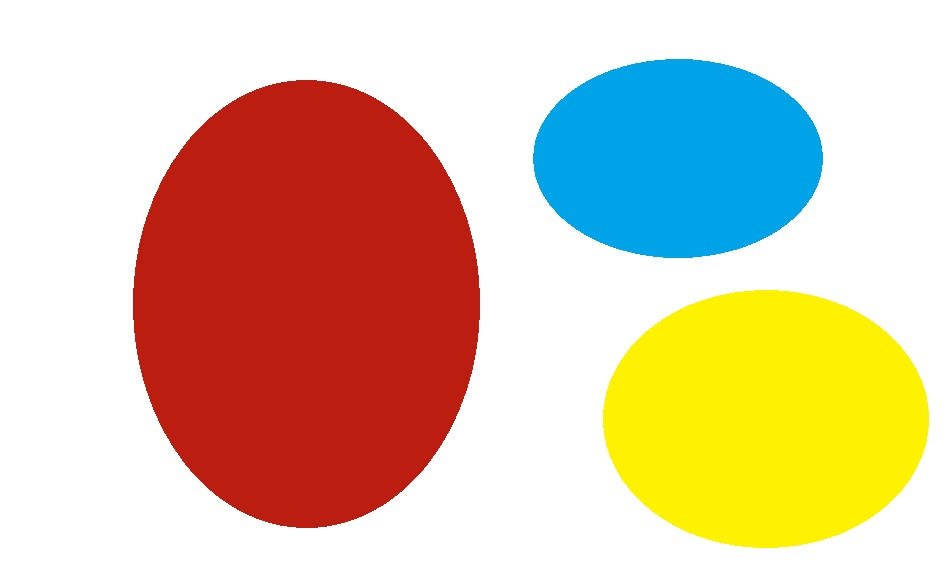
#> input picture 4.jpg, 944 x 580 px, given in place of the camera
$ python main.py
#> lines starting #> are read from the running program, lines starting #| are printed output that depends on the picture; after the words box and inside, x2 and y2 are one past the last pixel; in counts of white or black regions, pixels touching at a corner belong together
import numpy as np
import cv2
import imutils

vid = cv2.VideoCapture(0)

while(True):

    ret, img = vid.read()
#> img is the input picture: shape (580, 944, 3); mean B, G, R 169.2, 195.4, 218.5
    #img = imutils.resize(img, width=1080)
    maskk = cv2.cvtColor(img, cv2.COLOR_BGR2HSV)
#> maskk: shape (580, 944, 3); mean H, S, V 15.9, 103.5, 237.6
    kirmizi_min=np.array([0,100,20])
    kirmizi_maks=np.array([10,255,255])
    #imgg = img.copy()
    maske = cv2.inRange(maskk, kirmizi_min, kirmizi_maks)
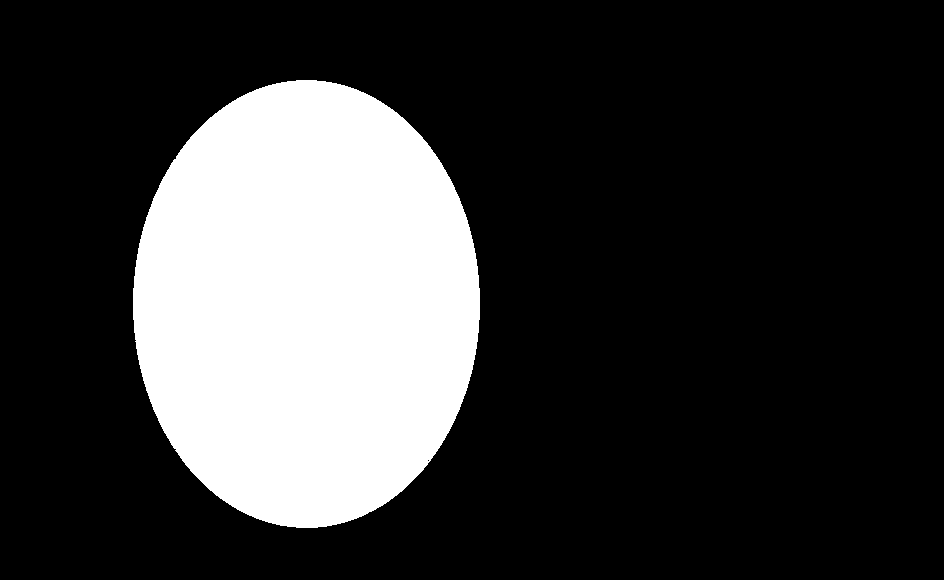
#> maske: shape (580, 944); 22.3% white; 1 white region, box (x1, y1, x2, y2) and area: (133, 80, 480, 528) 122065
    img = cv2.bitwise_and(img, img, mask=maske)
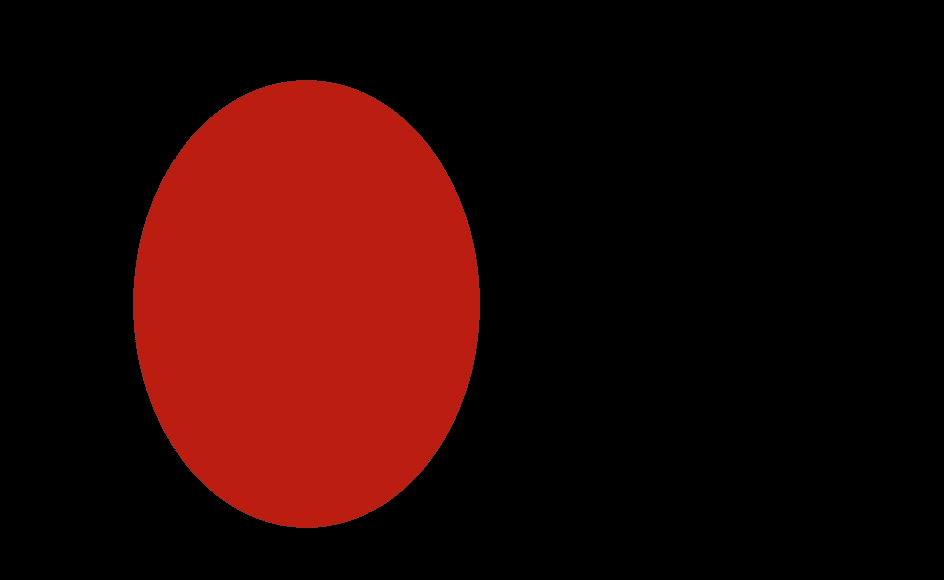
#> img: shape (580, 944, 3); mean B, G, R 3.8, 6.5, 41.6
    gray = cv2.cvtColor(img, cv2.COLOR_BGR2GRAY)
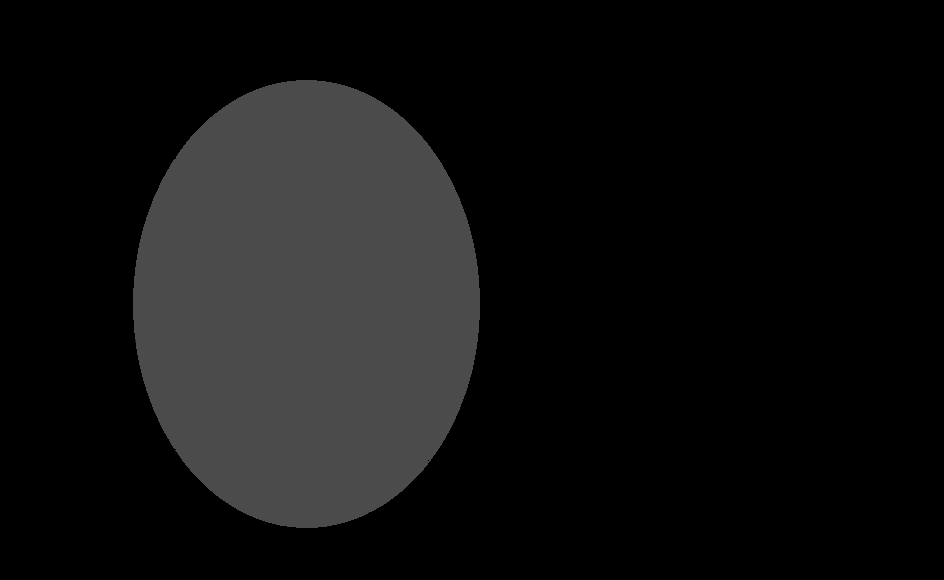
#> gray: shape (580, 944); min 0, max 83, mean 16.7
    blur = cv2.GaussianBlur(gray, (5, 5), 0)
    canny = cv2.Canny(blur, 55, 100)
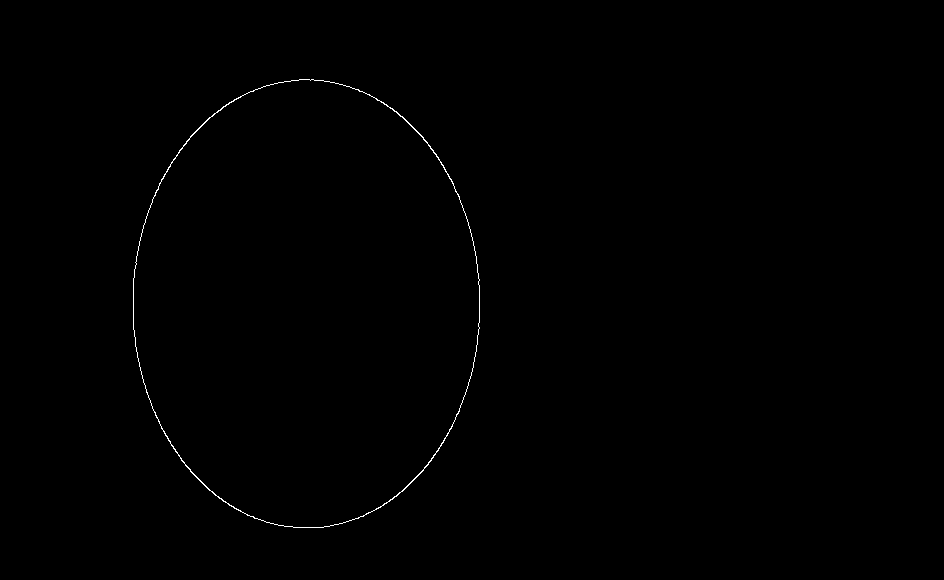
#> canny: shape (580, 944); 0.26% white in thin lines or dots, all inside (x1, y1, x2, y2) = (133, 79, 480, 528)
    _, thresh = cv2.threshold(blur, 0, 255, cv2.THRESH_BINARY_INV + cv2.THRESH_OTSU)
#> thresh: shape (580, 944); 77.7% white; 1 black region
    contours, hierarchy = cv2.findContours(thresh, cv2.RETR_LIST, cv2.CHAIN_APPROX_NONE)
#> contours = 2 contours; box (x1, y1, x2, y2) and area: (0, 0, 944, 580) 545997, (132, 79, 481, 529) 122633
    for contour in contours:
        x, y, w, h = cv2.boundingRect(contour)
        rect = cv2.minAreaRect(contour)
        alan = cv2.contourArea(contour)
        if alan < 500000 and alan > 20000:
            #cv2.drawContours(imgg, contour, -1, (255, 0, 0), 3)
            moments = cv2.moments(contour)
            if moments['m00'] != 0.0:  # kütle merkezini bulma
                cx = int(moments['m10'] / moments['m00'])
                cy = int(moments['m01'] / moments['m00'])
            #cv2.circle(imgg, (cx, cy), 5, (255, 0, 0), -1)
            # print(cx,cy)
            approx = cv2.approxPolyDP(contour, 0.04 * cv2.arcLength(contour, True), True)  # şekil tespiti için köşelere bakma
            M = cv2.moments(contour)
            if M['m00'] != 0.0:
                x = int(M['m10'] / M['m00'])
                y = int(M['m01'] / M['m00'])
            if len(approx) > 5:
                sekil = "daire"
                #cv2.putText(imgg, 'hedef', (x, y),
                 #           cv2.FONT_HERSHEY_SIMPLEX, 0.7, (255, 0, 0), 2)
                if cx>=360 and cx <= 720 and cy >=208 and cy <=416:
                    print("--------------------------\n\n\n\n")
                    print("görev tamamlandı\n\n\n\n")
                    print("--------------------------\n\n\n\n")
                elif cx <360:
                    print("--------------------------\n\n\n\n")
                    print("sol\n\n\n\n")
                    print("--------------------------\n\n\n\n")
                elif cx>720:
                    print("--------------------------\n\n\n\n")
                    print("sağ\n\n\n\n")
                    print("--------------------------\n\n\n\n")
                else:
                    print("--------------------------\n\n\n\n")
                    print("düz\n\n\n\n")
                    print("--------------------------\n\n\n\n")
#> this loop made 2 passes
#> (w, h, rect, alan, cx, cy) on pass 1: (349, 450, ((306, 303.5), (449, 348), -90), 122633, 306, 303)
#> (w, h, rect, alan) on pass 2: (944, 580, ((471.5, 289.5), (579, 943), -90), 545997)
#| --------------------------
#| sol
#| --------------------------
    # [4 lines of commented-out code are left out]
    cv2.imshow('output',img)

    if cv2.waitKey(1) & 0xFF == ord('q'):
#> (key q is pressed here)
        break

cv2.waitKey(1)
cv2.destroyAllWindows()
